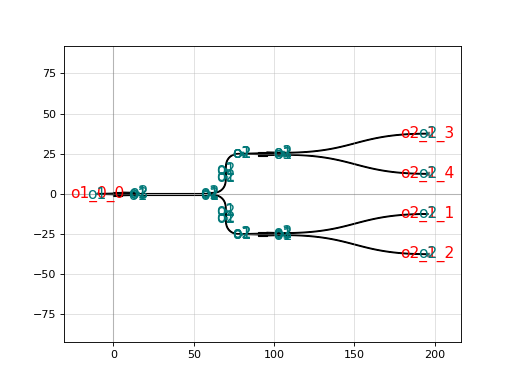

Source code (Python):
import gdsfactory as gf

c = gf.components.splitter_tree(noutputs=4, spacing=(90.0, 50.0))
c.plot()
